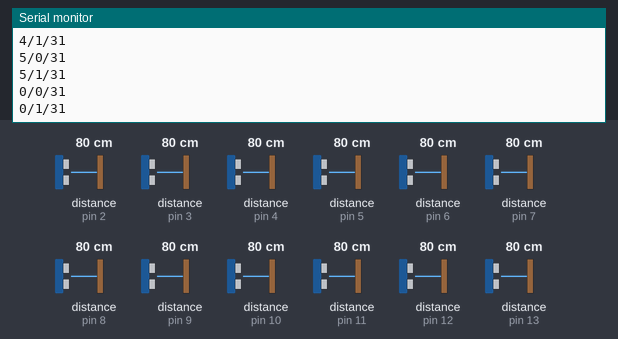
The sketch below on a simulated Arduino Mega 2560, built with avr-gcc and run on an emulated ATmega2560. On the bench: the last lines printed to the serial monitor. The inputs (shaded band) are chosen by the test bench; at power-on: distance to the obstacle (sensors on pin 2, pin 3, pin 4, pin 5, pin 6, pin 7, pin 8, pin 9, pin 10, pin 11, pin 12, pin 13) 80 cm.

Above: at 1.4 s.
1.5 s: distance to the obstacle (sensor on pin 2) set to 2 cm
At 1.52 s:
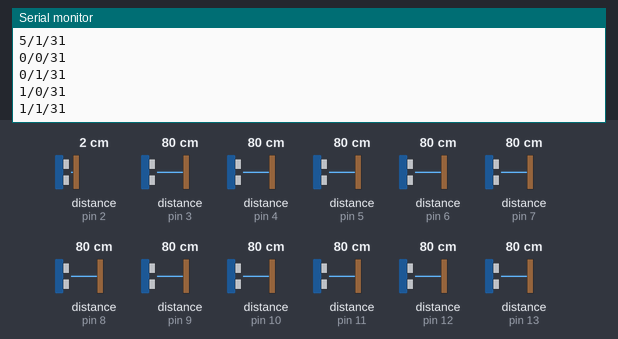
3.0 s: distance to the obstacle (sensor on pin 3) set to 2 cm
At 3.01 s:
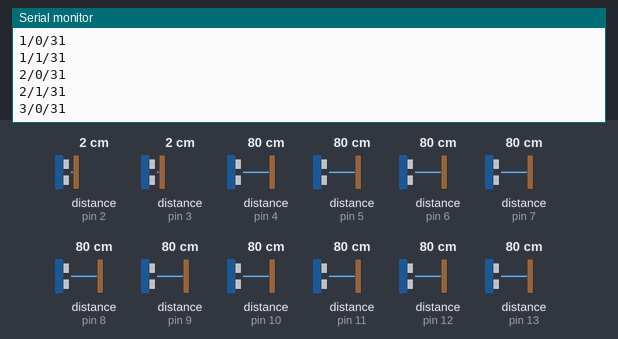
4.5 s: distance to the obstacle (sensor on pin 4) set to 2 cm
At 4.55 s:
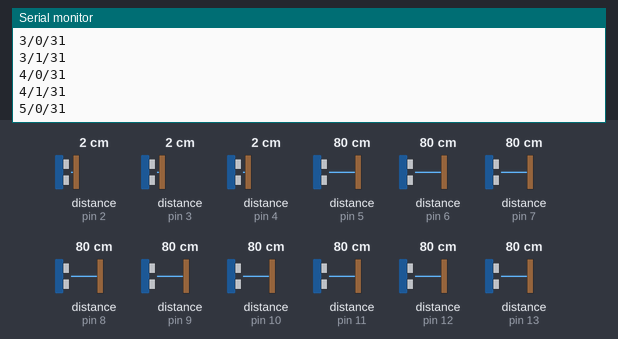
6.0 s: distance to the obstacle (sensor on pin 5) set to 2 cm
At 6.17 s:
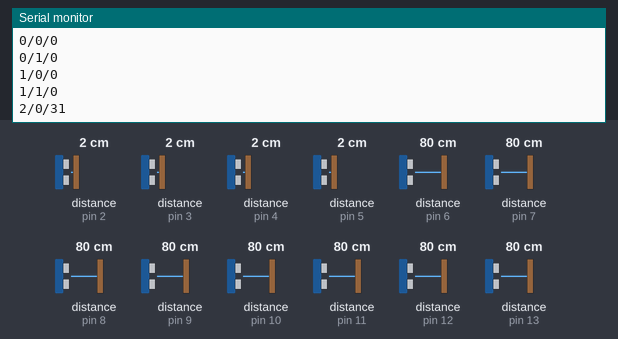
7.5 s: distance to the obstacle (sensor on pin 6) set to 2 cm
At 7.53 s:
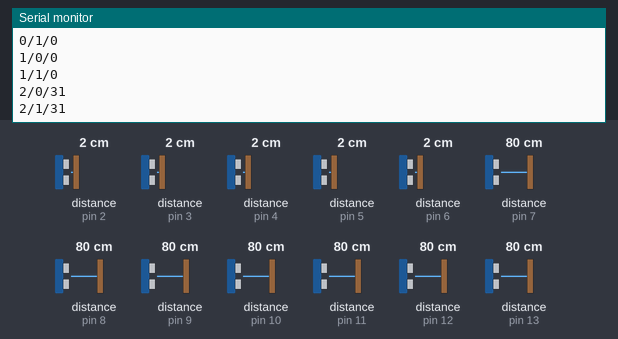
9.0 s: distance to the obstacle (sensor on pin 7) set to 2 cm
At 9.04 s:
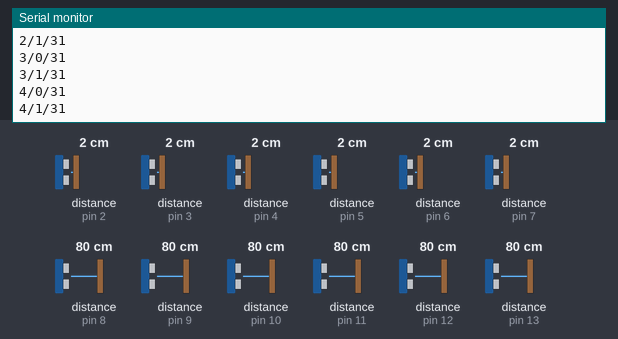
Timing chart, 0 to 11.5 s (numbered marks = the images above; inputs shaded):
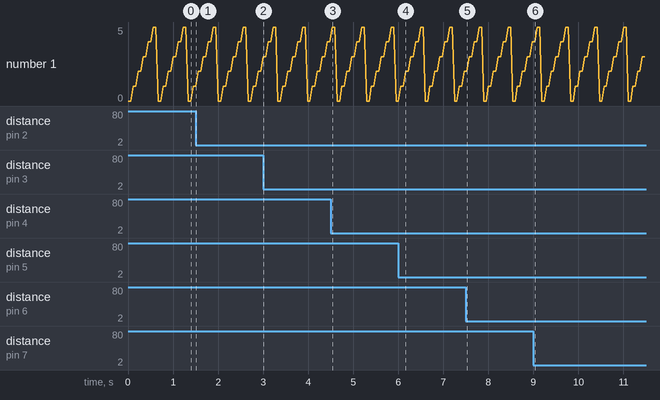

The sketch:

pings.ino
```cpp
#include <NewPing.h>

#define PING_INTERVAL 50
#define NUM_POSTS 6
#define SENSORS_PER_POST 2
#define MAX_DISTANCE 200

NewPing sonar[6][2] = {
  {NewPing(2, 2, MAX_DISTANCE), NewPing(3, 3, MAX_DISTANCE)},
  {NewPing(4, 4, MAX_DISTANCE), NewPing(5, 5, MAX_DISTANCE)},
  {NewPing(6, 6, MAX_DISTANCE), NewPing(7, 7, MAX_DISTANCE)},
  {NewPing(8, 8, MAX_DISTANCE), NewPing(9, 9, MAX_DISTANCE)},
  {NewPing(10, 10, MAX_DISTANCE), NewPing(11, 11, MAX_DISTANCE)},
  {NewPing(12, 12, MAX_DISTANCE), NewPing(13, 13, MAX_DISTANCE)}
};

void setup() {
  Serial.begin(115200);
}

void loop() {
  int inches;

  for (int i = 0; i < NUM_POSTS; i++) {
    for (int j = 0; j < SENSORS_PER_POST; j++) {
      inches = sonar[i][j].ping_in();
      Serial.print(i);
      Serial.print("/");
      Serial.print(j);
      Serial.print("/");
      Serial.println(inches);
      delay(PING_INTERVAL);
    }
  }
}
```

Measured:
- after the input at 6.0 s, the serial monitor: prints a new line after 0.11 s (image 4)
